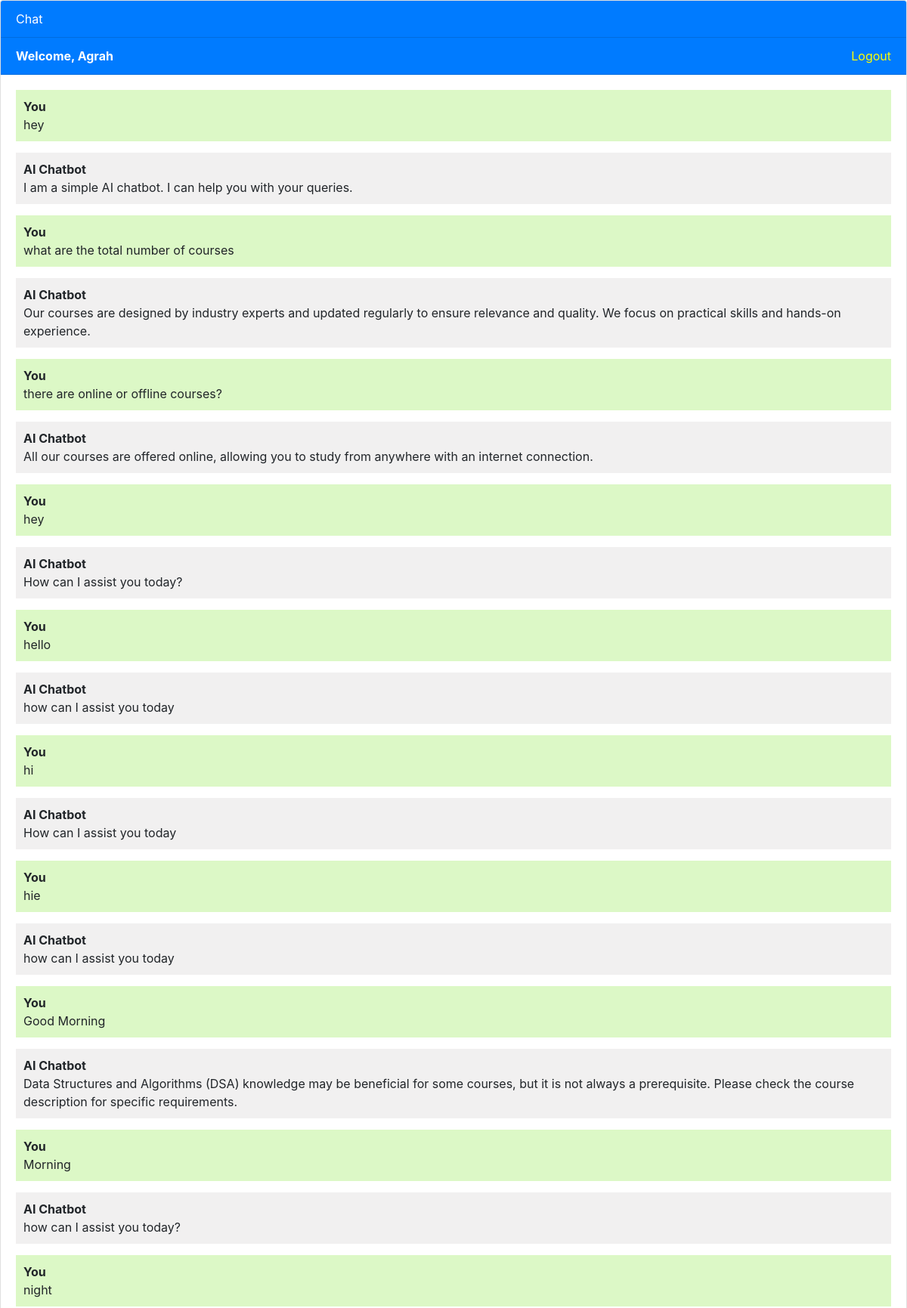
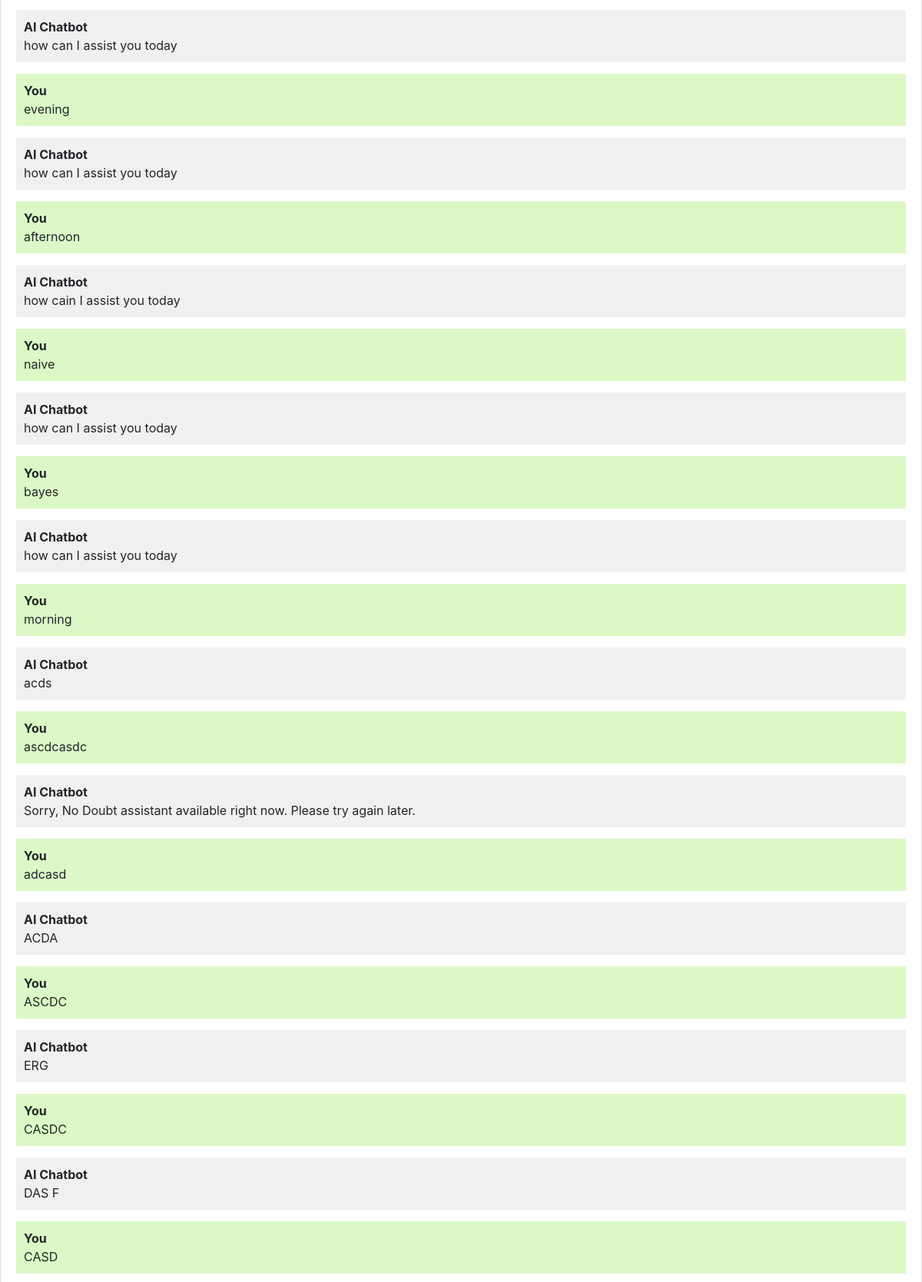
/ (signed in, upper part), run on the app's committed database (2 pictures, top to bottom).
### ai_chatbot_app/models.py (models this page shows, shortened)
class Chat(models.Model):
    user = models.ForeignKey(User, on_delete=models.CASCADE)
    message = models.TextField()
    response = models.TextField()
    created_at = models.DateTimeField(auto_now_add=True)

### ai_chatbot_app/views.py (the view, shortened to what this page needs)
# urls.py: 2. Add a URL to urlpatterns:  path('', views.home, name='home')
def home(request):
    if request.user.is_authenticated:
        chats = Chat.objects.filter(user=request.user)
    if request.user.is_authenticated:
        return render(request, 'ai_chatbot_app/home.html', {'chats': chats})
    else :
        return render(request, 'ai_chatbot_app/home.html')

### templates/ai_chatbot_app/home.html (shortened to what this page needs)
<!DOCTYPE html>
<html lang="en">
    <head>
        <link rel="stylesheet" href="https://stackpath.bootstrapcdn.com/bootstrap/4.3.1/css/bootstrap.min.css">
    </head>
    <body>
        <div class="chat-container">
            <div class="card flex-grow-1">
                <div class="card-header bg-primary text-white">Chat</div>
                {% if user.is_authenticated %}
                    <div class="card-header bg-primary text-white" style="overflow: hidden;"><b>Welcome, {{user.first_name}}</b>   <a style="color: yellow; float: right;" href="logout/">Logout</a></div>
                {% else %}
                    <div class="card-header bg-primary text-white" style="overflow: hidden;"><a style="color: yellow; float: right;" href="login/">Login</a> <a style="color: yellow;" href="doubt_assistant_login/">Login as Doubt Assistant</a></div>
                {% endif %}
                <div class="card-body messages-box">
                    <ul class="list-unstyled messages-list">
                        {% for chat in chats %}
                            {% if chat.user == request.user %}
                            <li class="message sent">
                            <div class="message-text">
                            <div class="message-sender">
                                <b>You</b>
                            </div>
                            <div class="message-content">
                                {{chat.message}}
                            </div>
                            </div>
                        </li>
                        <li class="message received">
                            <div class="message-text">
                            <div class="message-sender">
                                <b>AI Chatbot</b>
                            </div>
                            <div class="message-content">
                                {{chat.response}}
                            </div>
                            </div>
                        </li>
                            {% endif %}
                        {% endfor %}
                    </ul>
                </div>
                <br><br>
                <br><br>
                <br><br>
            </div>
        </div>
    </body>
</html>

### templates/ai_chatbot_app/home.html (style rules this page uses)
body, html { height: 100%; }
.messages-box { flex: 1; overflow-y: auto; }
.messages-list { padding-left: 0; }
.message { margin-bottom: 15px; list-style: none; }
.message-text { padding: 10px; border-radius: 5px; }
.sent { background-color: #dcf8c6; align-self: flex-end; }
.received { background-color: #f1f0f0; align-self: flex-start; }
.chat-container { height: 100%; display: flex; flex-direction: column; }

### data on the page
Chat: message "hey", response "I am a simple AI chatbot. I can help you with your queries."
Chat: message "what are the total number of courses", response "Our courses are designed by industry experts and updated regularly to ensure relevance and quality. We focus on practical skills and hands-on experience."
Chat: message "there are online or offline courses?", response "All our courses are offered online, allowing you to study from anywhere with an internet connection."
Chat: message "hey", response "How can I assist you today?"
Chat: message "hello", response "how can I assist you today"
Chat: message "hi", response "How can I assist you today"
Chat: message "hie", response "how can I assist you today"
Chat: message "Good Morning", response "Data Structures and Algorithms (DSA) knowledge may be beneficial for some courses, but it is not always a prerequisite. Please check the course description for specific requirements."
Chat: message "Morning", response "how can I assist you today?"
Chat: message "night", response "how can I assist you today"
Chat: message "evening", response "how can I assist you today"
Chat: message "afternoon", response "how cain I assist you today"
Chat: message "naive", response "how can I assist you today"
Chat: message "bayes", response "how can I assist you today"
Chat: message "morning", response "acds"
Chat: message "ascdcasdc", response "Sorry, No Doubt assistant available right now. Please try again later."
Chat: message "adcasd", response "ACDA"
Chat: message "ASCDC", response "ERG"
Chat: message "CASDC", response "DAS F"
Chat: message "CASD"

### other printed values
{{ user.first_name }} "Agrah"
